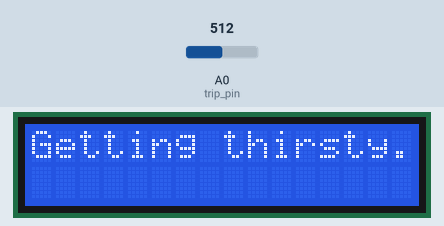
This sketch was run on a simulated Arduino Uno, built with avr-gcc and run on an emulated ATmega328P. On the bench: 16×2 character LCD. The inputs (shaded band) are chosen by the test bench; at power-on: A0 (trip_pin) = 512. What the sketch prints to the serial monitor is not drawn.

Above: at 1.2 s.
1.3 s: A0 (trip_pin) set to 494
At 3.4 s:
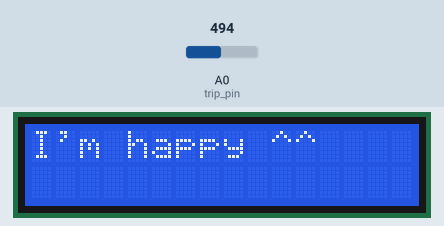
4.5 s: A0 (trip_pin) set to 511
At 6.2 s:
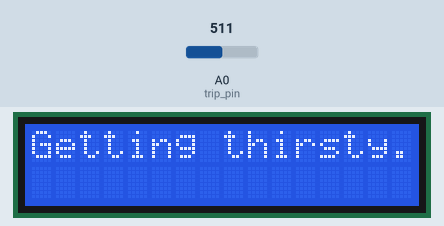
6.5 s: A0 (trip_pin) set to 306
At 9.0 s:
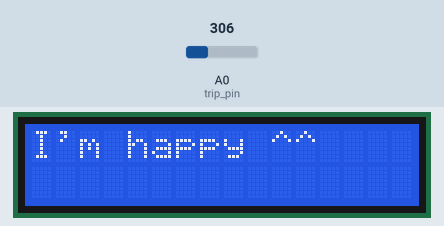
Timing chart, 0 to 10.5 s (numbered marks = the images above; inputs shaded):
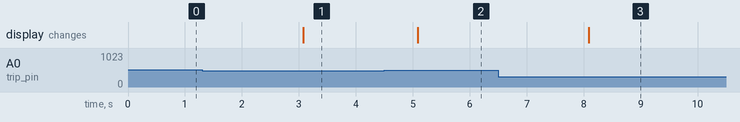

Measured:
- the behaviour switches between 508 and 507 on A0 (trip_pin) (found by bisection; images 0 and 1)
- after the input at 1.3 s, the display: changes after 1.8 s (image 1)
- after the input at 4.5 s, the display: changes after 0.59 s (image 2)
- after the input at 6.5 s, the display: changes after 1.6 s (image 3)

The sketch:

LCD_Moisture_Message.ino
```cpp
#include <LiquidCrystal.h>

// initialize the library by associating any needed LCD interface pin
// with the Arduino pin number it is connected to:

const int wet = 292; // value on cap sensor when it is fully wet.
const int dry = 531; // value on cap sensor when it is fully dry.
const int rs = 12, en = 11, d4 = 5, d5 = 4, d6 = 3, d7 = 2;
LiquidCrystal lcd(rs, en, d4, d5, d6, d7);

void setup() {

  Serial.begin(115200); // initialize the Serial Monitor.

  pinMode(A0, INPUT); // call A0 pin on Arduino as the analog input pin for the moisture sensor.

  lcd.begin(16, 2); // set up the LCD's number of columns and rows:

  lcd.print("I'm happy ^^"); // Print a message to the LCD.

}

void loop() {
  //lcd.setCursor(0, 1);
  //lcd.print("THANKS");
  int trip_pin = A0;
  int val = analogRead(trip_pin); // initialize the read value for the moisture input pin.
  Serial.println(val);

  displayMoisture(); // get moisture reading and execute the Display loop.

}

void displayMoisture() {

    int sensorValue;
    sensorValue = analogRead(A0);
    int percentageHumidity = map(sensorValue, wet, dry, 100, 0);   // convert sensor reading to voltage


    Serial.println("Cap value on moisture sensor is: ");
    Serial.print(percentageHumidity); Serial.println("%");

    if(percentageHumidity < 10) {

      Serial.print("Signal has tripped at "); Serial.print(percentageHumidity); Serial.println(" cap percentage.");
      // print the read-out value at the moment of loop trip to the Serial Monitor.
      lcd.clear();
      lcd.print("Getting thirsty..."); // change the displayed text on the LCD screen.
      delay(3000);
    }
      else if(percentageHumidity > 10) {

      lcd.clear();
      lcd.print("I'm happy ^^");
      delay(1000);
    }

}
```
